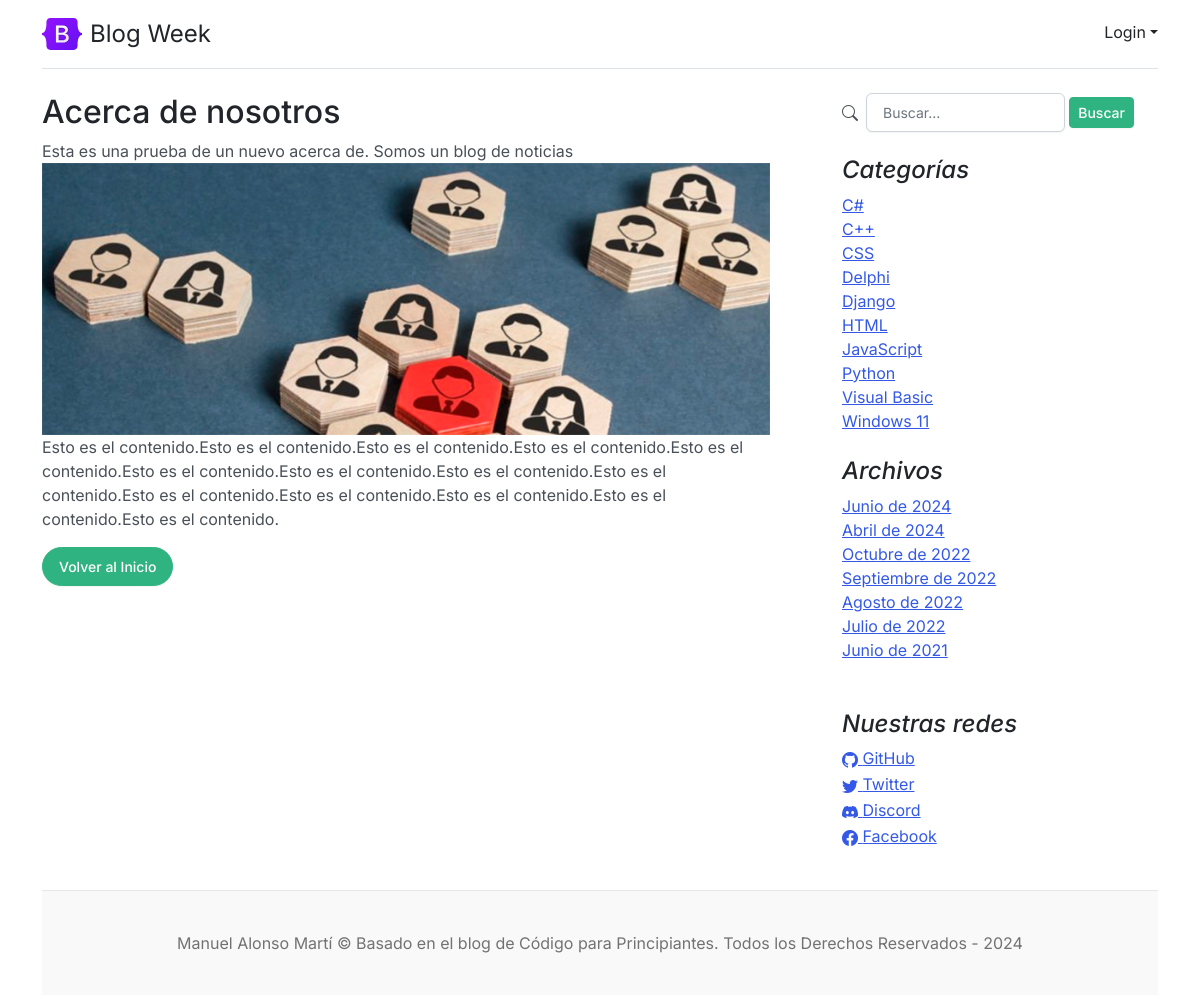
The page /about/ on the database its author committed.
### core/models.py (models this page shows, shortened)
class About(models.Model):
	description = models.CharField(max_length=350, verbose_name='Descripción')
	image = models.ImageField(default='default.jpg',upload_to='about/', verbose_name='Imagen')
	content = models.TextField(blank=True, null=True,max_length=1350, verbose_name='Contenido')
	created = models.DateTimeField(auto_now_add=True, verbose_name='Fecha de creación')
	updated = models.DateTimeField(auto_now=True, verbose_name='Fecha de modificación')
	class Meta:
		verbose_name = 'Acerca de'
		verbose_name_plural = 'Acerca de Nosotros'
		ordering = ['-created']

class Category (models.Model):
	name = models.CharField(max_length=200, unique=True, verbose_name='Nombre')
	active = models.BooleanField(default=True, verbose_name='Activo')
	created = models.DateTimeField(auto_now_add=True, verbose_name='Fecha de creación')
	updated = models.DateTimeField(auto_now=True, verbose_name='Fecha de modificación')
	class Meta:
		verbose_name = 'Categoría'
		verbose_name_plural = 'Categorías'
		ordering = ['name']

class Link(models.Model):
	key = models.CharField(max_length=100, verbose_name='Key Link')
	name = models.CharField(max_length=120, verbose_name='Red Social')
	url = models.URLField(max_length=350, blank=True, null=True, verbose_name='Enlace')
	icon = models.CharField(max_length=100, blank=True, null=True, verbose_name='Icono')
	created = models.DateTimeField(auto_now_add=True, verbose_name='Fecha de creación')
	updated = models.DateTimeField(auto_now=True, verbose_name='Fecha de modificación')
	class Meta:
		verbose_name = 'Red Social'
		verbose_name_plural = 'Redes Sociales'
		ordering = ['name']

### core/views.py (the view)
# urls.py: path('about/',AboutPageView.as_view(), name='about'),
class AboutPageView(TemplateView):
    model = About
    template_name = "core/about.html"
    def get_context_data(self, **kwargs):
        return super().get_context_data(**kwargs)

### core/processors.py (called while the page is built)
def ctx_dic_about(request):
	ctx_about = {}
	ctx_about['ABOUT'] = About.objects.latest('created')
	return ctx_about

def ctx_dic_category(request):
	ctx_category = {}
	ctx_category['categories'] = Category.objects.filter(active=True)
	return ctx_category

def ctx_dic_history(request):
	ctx_history = {}
	ctx_history['dates'] = Post.objects.dates('created', 'month', order='DESC').distinct()
	return ctx_history

def ctx_dic_link(request):
	ctx_link = {}
	links = Link.objects.all()
	for link in links:
		ctx_link[link.key] = {'url':link.url, 'icon':link.icon}
	return ctx_link

### templates/core/about.html
{% extends 'core/base.html' %}
{% load static %}
{% block content %}
<article class="blog-post mb-1">
    <div class="col-auto d-lg-block">
        <h2>Acerca de nosotros</h2>
        <div class="mt-1">
            <p class="mb-0">{{ ABOUT.description }}</p>
            <img src={{ ABOUT.image.url }} class="img-fluid" alt="">
            <p class="mb-0">{{ ABOUT.content }}</p>
        </div>
    </div>
</article>
<div class="my-3">
    <a class="btn btn-success rounded-pill" href={% url 'home' %}>Volver al Inicio</a>
</div>
{% endblock %}

### templates/core/base.html (shortened to what this page needs)
<!doctype html>
<html lang="es">
<head>
    <link rel="stylesheet" href="https://cdn.jsdelivr.net/npm/bootstrap-icons@1.9.1/font/bootstrap-icons.css">
    {% load static %}
    <link href={% static 'core/css/bootstrap.min.css' %} rel="stylesheet">
    <link href={% static 'core/css/blog.css' %} rel="stylesheet">
</head>
<body>
  <div class="container">
    <header class="d-flex flex-wrap justify-content-center py-3 mb-4 border-bottom">
      <a href="/admin/" class="d-flex align-items-center mb-3 mb-md-0 me-md-auto text-dark text-decoration-none">
        <img class="bi me-2" width="40" height="32" src={% static 'core/img/bootstrap-logo.svg' %}>
        <span class="fs-4">Blog Week</span>
      </a>
      <div class="dropdown text-end ms-5 mt-1">
        <a href="#" class="d-block link-dark text-decoration-none dropdown-toggle" id="dropdownUser1" data-bs-toggle="dropdown" aria-expanded="false">
            {% if user.is_authenticated  %}Bienvenid@ {{user.username}}{% else %}Login{% endif %}</a>
      </div>
    </header>
    <main class="mt-2">
      <section class="row g-5">
        <div class="col-10 col-md-8 mx-auto">
            {% block content %} {% endblock %}
        </div>
        <aside class="col-md-4">
          <div class="position-sticky" style="top: 2rem;">
            <div class="pt-0 px-4">
              <div class="mb-4">
                <div class="row">
                  <div class="col-md-12 search">
                    <form action="{% url 'search' %}" method="GET">
                        <div id="">
                          <div class="col-md-12 card-body d-flex align-items-center gap-1">
                            <i class="bi bi-search me-1"></i>
                            <input type="text" class="form-control" placeholder="Buscar..." name="search" value = "{{ request.GET.search }}">
                            <button type="submit" class="btn btn-sm btn-success">Buscar</button>
                          </div>
                        </div>
                    </form>
                  </div>
                </div>
              </div>
              <h4 class="fst-italic">Categorías</h4>
              <ol class="list-unstyled mb-0">
                {% for item in categories %}
                  <li><a href={% url 'category' %}?cat={{item.id}}>{{ item.name }}</a></li>
                {% endfor %}
              </ol>
            </div>
            <div class="p-4">
              <h4 class="fst-italic">Archivos</h4>
              <ol class="list-unstyled mb-0">
                {% for item in dates %}
                  <li>
                    {% if item.month == 4 %}<a href={% url 'dates' item.month item.year %}>Abril de {{ item.year }}</a>{% endif %}
                    {% if item.month == 6 %}<a href={% url 'dates' item.month item.year %}>Junio de {{ item.year }}</a>{% endif %}
                    {% if item.month == 7 %}<a href={% url 'dates' item.month item.year %}>Julio de {{ item.year }}</a>{% endif %}
                    {% if item.month == 8 %}<a href={% url 'dates' item.month item.year %}>Agosto de {{ item.year }}</a>{% endif %}
                    {% if item.month == 9 %}<a href={% url 'dates' item.month item.year %}>Septiembre de {{ item.year }}</a>{% endif %}
                    {% if item.month == 10 %}<a href={% url 'dates' item.month item.year %}>Octubre de {{ item.year }}</a>{% endif %}
                  </li>
                {% endfor %}
              </ol>
            </div>
            <div class="p-4">
              <h4 class="fst-italic">Nuestras redes</h4>
              <ol class="list-unstyled">
                {% if LINK_GITHUB.url %}
                  <li><a href={{ LINK_GITHUB.url }}><i class="{{ LINK_GITHUB.icon }}"></i> GitHub</a></li>
                {% endif %}
                {% if LINK_TWITTER.url %}
                  <li><a href={{ LINK_TWITTER.url }}><i class="{{ LINK_TWITTER.icon }}"></i> Twitter</a></li>
                {% endif %}
                {% if LINK_DISCORD.url %}
                  <li><a href={{ LINK_DISCORD.url }}><i class="{{ LINK_DISCORD.icon }}"></i> Discord</a></li>
                {% endif %}
                {% if LINK_FACEBOOK.url %}
                  <li><a href={{ LINK_FACEBOOK.url }}><i class="{{ LINK_FACEBOOK.icon }}"></i> Facebook</a></li>
                {% endif %}
              </ol>
            </div>
          </div>
        </aside>
      </section>
    </main>
    <footer class="blog-footer">
      <p>Manuel Alonso Martí &copy; Basado en el blog de Código para Principiantes. Todos los Derechos Reservados - 2024</p>
    </footer>
  </div>
</body>
</html>

### core/static/core/css/blog.css (style rules this page uses)
.blog-post { margin-bottom: 4rem; }
.blog-footer { padding: 2.5rem 0; color: #727272; text-align: center; background-color: #f9f9f9; border-top: .05rem solid #e5e5e5; }
.blog-footer p:last-child { margin-bottom: 0; }
.bi { vertical-align: -.125em; fill: currentColor; }

### rows shown on the page
About: description "Esta es una prueba de un nuevo acerca de. Somos un blog de noticias", image (picture), content "Esto es el contenido.Esto es el contenido.Esto es el contenido.Esto es el contenido.Esto es el contenido.Esto es el contenido.Esto es el contenido.Esto es el contenido.Esto es el contenido.Esto es el contenido.Esto es el contenido.Esto es el contenido.Esto es el contenido.Esto es el contenido."
Category: name "C#"
Category: name "C++"
Category: name "CSS"
Category: name "Delphi"
Category: name "Django"
Category: name "HTML"
Category: name "JavaScript"
Category: name "Python"
Category: name "Visual Basic"
Category: name "Windows 11"

### other values the page prints
{{ item.year }} "2024" "2021"
{{ item.year }} "2024"
{{ item.year }} "2022"
